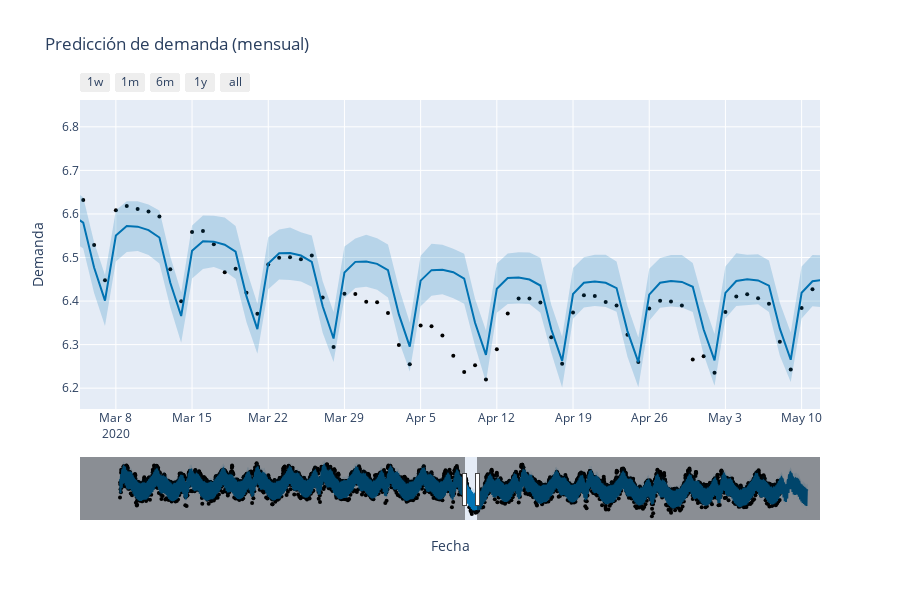

This figure's notebook cell:
### Code cell
# 5. Mostrar gráfico diario
fig = plot_plotly(modelo, forecast)
fig.update_layout(title='Predicción de demanda (mensual)', xaxis_title='Fecha', yaxis_title='Demanda')
fig.show()

### Figure 1 — Plotly figure (JSON) as saved in the notebook; plotly's stock layout.template omitted (floating-point values rounded to 4 significant figures; data arrays with more than 128 entries replaced by an {"elided": "..."} marker saying what was removed)
{"data": [{"marker": {"color": "black", "size": 4}, "mode": "markers", "name": "Actual", "type": "scatter", "x": {"elided": "3618 str values"}, "y": {"elided": "3618 float values"}}, {"hoverinfo": "skip", "line": {"width": 0}, "mode": "lines", "type": "scatter", "x": {"elided": "3768 str values"}, "y": {"elided": "3768 float values"}}, {"fill": "tonexty", "fillcolor": "rgba(0, 114, 178, 0.2)", "line": {"color": "#0072B2", "width": 2}, "mode": "lines", "name": "Predicted", "type": "scatter", "x": {"elided": "3768 str values"}, "y": {"elided": "3768 float values"}}, {"fill": "tonexty", "fillcolor": "rgba(0, 114, 178, 0.2)", "hoverinfo": "skip", "line": {"width": 0}, "mode": "lines", "type": "scatter", "x": {"elided": "3768 str values"}, "y": {"elided": "3768 float values"}}], "layout": {"height": 600, "showlegend": false, "title": {"text": "Predicción de demanda (mensual)"}, "width": 900, "xaxis": {"autorange": false, "range": ["2020-03-04 16:54:32.7273", "2020-05-11 16:33:29.6315"], "rangeselector": {"buttons": [{"count": 7, "label": "1w", "step": "day", "stepmode": "backward"}, {"count": 1, "label": "1m", "step": "month", "stepmode": "backward"}, {"count": 6, "label": "6m", "step": "month", "stepmode": "backward"}, {"count": 1, "label": "1y", "step": "year", "stepmode": "backward"}, {"step": "all"}]}, "rangeslider": {"autorange": true, "range": ["2014-05-25 18:54:32.7273", "2025-07-02 05:05:27.2727"], "visible": true, "yaxis": {"_template": null, "rangemode": "match"}}, "title": {"text": "Fecha"}, "type": "date"}, "yaxis": {"autorange": true, "range": [6.152, 6.862], "title": {"text": "Demanda"}, "type": "linear"}}}
